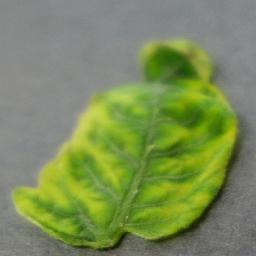
#> input picture test1.jpg, 256 x 256 px
$ python image_process.py   (Python 2 division)   (older library calls are emulated)
#> lines starting #> are read from the running program, lines starting #| are printed output that depends on the picture; after the words box and inside, x2 and y2 are one past the last pixel; in counts of white or black regions, pixels touching at a corner belong together
#> the answer given: test1.jpg
#~ @author = dwij28 (Abhinav Jha) ~#

import cv2
import numpy as np

def image_masking(filepath):

#> called with filepath = 'test1.jpg'
	BLUR = 21
	CANNY_THRESH_1 = 10
	CANNY_THRESH_2 = 200
	MASK_DILATE_ITER = 10
	MASK_ERODE_ITER = 10
	MASK_COLOR = (0.0,0.0,0.0) # In BGR format

	img = cv2.imread(filepath)
#> img is the input picture: shape (256, 256, 3); mean B, G, R 89.1, 140, 123.8
	gray = cv2.cvtColor(img,cv2.COLOR_BGR2GRAY)
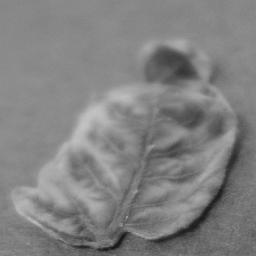
#> gray: shape (256, 256); min 21, max 197, mean 129.3

	edges = cv2.Canny(gray, CANNY_THRESH_1, CANNY_THRESH_2)
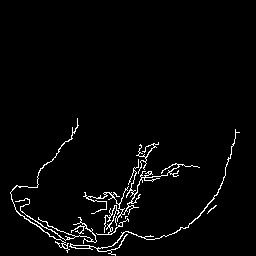
#> edges: shape (256, 256); 2.7% white in thin lines or dots, all inside (x1, y1, x2, y2) = (10, 118, 240, 256)
	edges = cv2.dilate(edges, None)
#> edges: shape (256, 256); 8.3% white; 1 white region, box (x1, y1, x2, y2) and area: (9, 117, 241, 256) 5434
	edges = cv2.erode(edges, None)
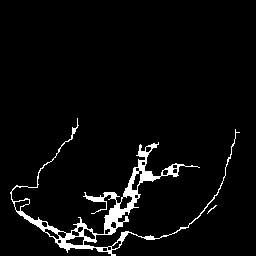
#> edges: shape (256, 256); 4.4% white; 2 white regions (1 under 20 px)

	contour_info = []
	_, contours, __ = cv2.findContours(edges, cv2.RETR_LIST, cv2.CHAIN_APPROX_NONE)
#> contours = 25 contours, 8 with area under 20; largest, box (x1, y1, x2, y2) and area: (10, 118, 240, 256) 2870, (65, 236, 85, 246) 128, (119, 195, 133, 210) 114, (131, 170, 143, 191) 113, (14, 199, 30, 212) 100

	for c in contours:
	    contour_info.append((c, cv2.isContourConvex(c), cv2.contourArea(c),))
#> this loop made 25 passes
#> after the loop, contour_info = 25 items
	contour_info = sorted(contour_info, key=lambda c: c[2], reverse=True)

	max_contour = contour_info[0]
#> max_contour = 3 items, first 3: contour of 1532 points, box (x1, y1, x2, y2) (10, 118, 240, 256), area 2870, False, 2870
	mask = np.zeros(edges.shape)
	cv2.fillConvexPoly(mask, max_contour[0], (255))
#> mask: shape (256, 256) float64; 3.5% white; 1 white region, box (x1, y1, x2, y2) and area: (10, 118, 240, 256) 2271

	mask = cv2.dilate(mask, None, iterations=MASK_DILATE_ITER)
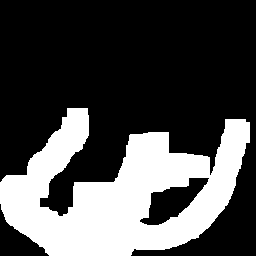
#> mask: shape (256, 256) float64; 30% white; 1 white region, box (x1, y1, x2, y2) and area: (0, 108, 250, 256) 19666
	mask = cv2.erode(mask, None, iterations=MASK_ERODE_ITER)
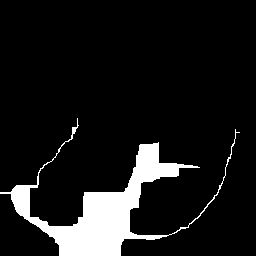
#> mask: shape (256, 256) float64; 10% white; 1 white region, box (x1, y1, x2, y2) and area: (0, 118, 240, 256) 6549
	mask = cv2.GaussianBlur(mask, (BLUR, BLUR), 0)
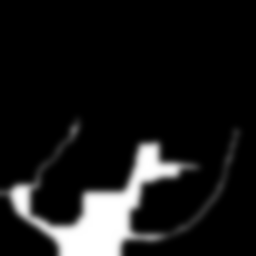
#> mask: shape (256, 256) float64; min 0, max 255, mean 25.5; drawn with min black and max white

	mask_stack = np.dstack([mask]*3)
	mask_stack  = mask_stack.astype('float32') / 255.0
	img = img.astype('float32') / 255.0

	masked = (mask_stack * img) + ((1-mask_stack) * MASK_COLOR)
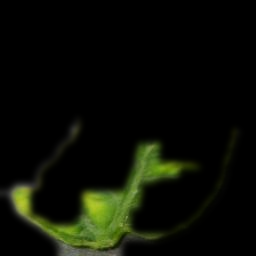
#> masked: shape (256, 256, 3) float64; mean of channels 0, 1, 2 0.0193, 0.0537, 0.0424; drawn as B, G, R
	masked = (masked * 255).astype('uint8')

	fileName, fileExtension = filepath.split('.')
	fileName += '-masked.'
	filepath = fileName + fileExtension
	print filepath

	cv2.imwrite(filepath, masked)

if __name__ == '__main__':
	filepath = input("Enter Image File Name:\n")
	image_masking(filepath)
